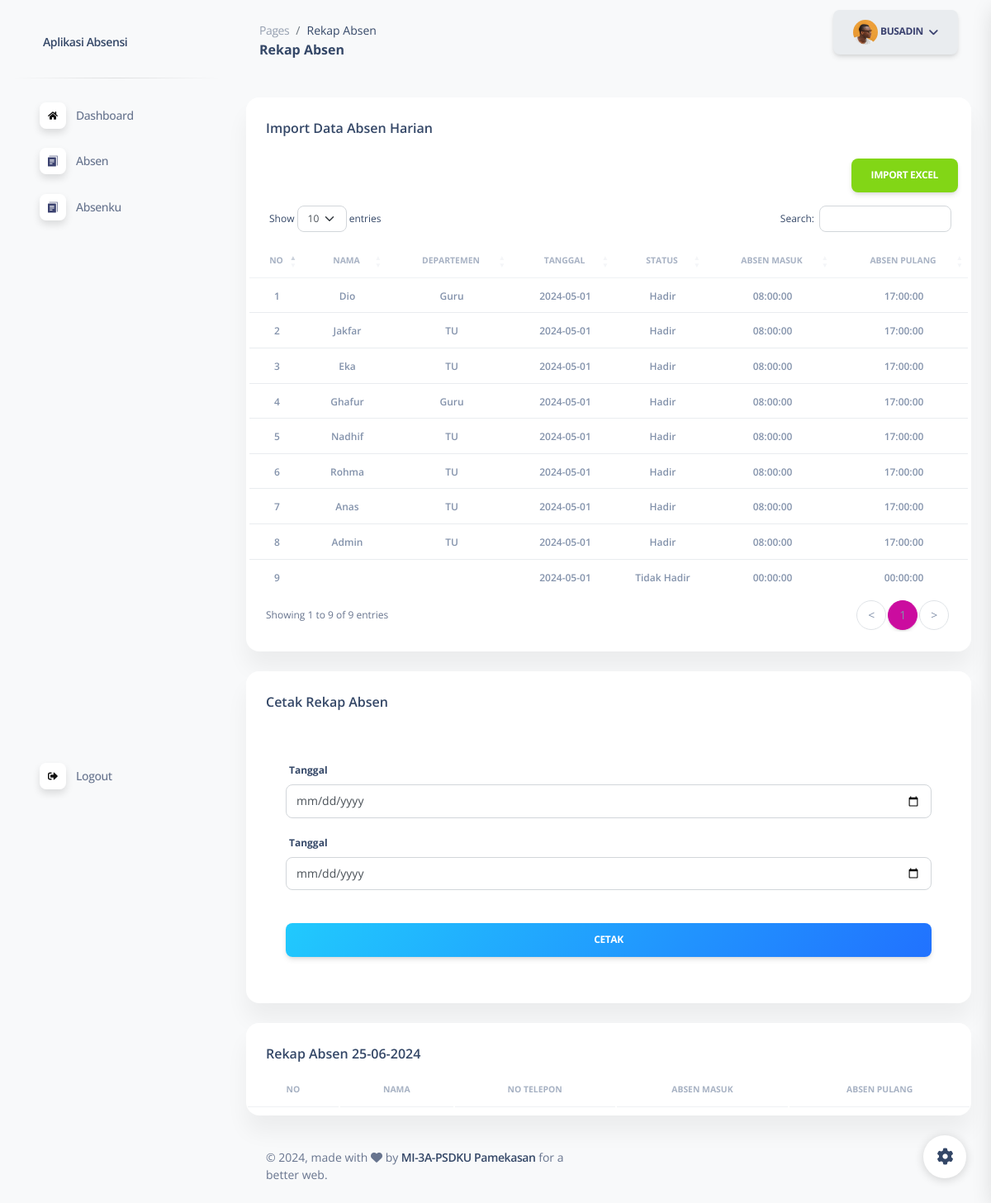
The app's page /user/index.php?page=rekapabsen (signed in) with its own data.
### tables this page shows
CREATE TABLE `pegawai` (
  `id_user` int(11) NOT NULL,
  `nik` varchar(100) NOT NULL,
  `username` varchar(225) NOT NULL,
  `password` varchar(225) NOT NULL,
  `nama_guru` varchar(255) NOT NULL,
  `tmp_lahir` varchar(100) NOT NULL,
  `tgl_lahir` varchar(100) NOT NULL,
  `alamat` varchar(100) NOT NULL,
  `jk` varchar(200) NOT NULL,
  `agama` varchar(100) NOT NULL,
  `nuptk` varchar(225) NOT NULL,
  `tlp` varchar(20) NOT NULL,
  `status_guru` varchar(100) NOT NULL,
  `role` int(11) NOT NULL
);

CREATE TABLE `laporan` (
  `id` int(11) NOT NULL,
  `nama` varchar(100) NOT NULL,
  `departemen` varchar(100) NOT NULL,
  `tanggal` date NOT NULL,
  `status` varchar(20) NOT NULL,
  `jam_masuk` time NOT NULL,
  `jam_keluar` time NOT NULL
);

### user/page/rekapabsen.php (the view, shortened to what this page needs)
<!DOCTYPE html>
<html lang="en">
<head>
</head>
<body>
<div class="row">
 <div class="col-12">
  <div class="card mb-4">
   <div class="card-header pb-0">
    <h6>Import Data Absen Harian</h6>
   </div>
   <div class="card-body px-0 pt-0 pb-2">
        <div class="row p-3">
            <div class="col-md-12 head">
                <div class="float-end">
                    <a href="javascript:void(0);" class="btn btn-success" onclick="formToggle('importFrm');"><i class="plus"></i> Import Excel</a>
                </div>
            </div>
    <div class="table-responsive p-0">
     <table id="example" class="table align-items-center mb-0">
     <thead>
        <tr>
            <th class="text-center text-uppercase text-secondary text-xxs font-weight-bolder opacity-7">No</th>
            <th class="text-center text-uppercase text-secondary text-xxs font-weight-bolder opacity-7">Nama</th>
            <th class="text-center text-uppercase text-secondary text-xxs font-weight-bolder opacity-7">Departemen</th>
            <th class="text-center text-uppercase text-secondary text-xxs font-weight-bolder opacity-7">Tanggal</th>
            <th class="text-center text-uppercase text-secondary text-xxs font-weight-bolder opacity-7">Status</th>
            <th class="text-center text-uppercase text-secondary text-xxs font-weight-bolder opacity-7">Absen Masuk</th>
            <th class="text-center text-uppercase text-secondary text-xxs font-weight-bolder opacity-7">Absen Pulang</th>
        </tr>
        </thead>
        <tbody>
        <?php
        $result = $conn->query("SELECT * FROM laporan");
        if($result->num_rows > 0){ $i=0;
            while($row = $result->fetch_assoc()){ $i++;
        ?>
            <tr>
                <td class="align-middle text-center"><span class="text-secondary text-xs font-weight-bold"><?php echo $i; ?></span></td>
                <td class="align-middle text-center"><span class="text-secondary text-xs font-weight-bold"><?php echo $row['nama']; ?></span></td>
                <td class="align-middle text-center"><span class="text-secondary text-xs font-weight-bold"><?php echo $row['departemen']; ?></span></td>
                <td class="align-middle text-center"><span class="text-secondary text-xs font-weight-bold"><?php echo $row['tanggal']; ?></span></td>
                <td class="align-middle text-center"><span class="text-secondary text-xs font-weight-bold"><?php echo $row['status']; ?></span></td>
                <td class="align-middle text-center"><span class="text-secondary text-xs font-weight-bold"><?php echo $row['jam_masuk']; ?></span></td>
                <td class="align-middle text-center"><span class="text-secondary text-xs font-weight-bold"><?php echo $row['jam_keluar']; ?></span></td>
            </tr>
        <?php } }else{ ?>
            <tr><td colspan="7">No absen(s) found...</td></tr>
        <?php } ?>
        </tbody>
     </table>
    </div>
    </div>
    </div>
  </div>
 </div>
</div>
</body>
</html>
<div class="row">
 <div class="col-12">
  <div class="card mb-4">
   <div class="card-header pb-0">
    <h6>Cetak Rekap Absen</h6>
   </div>
   <div class="card-body px-0 pt-0 pb-2">
    <div class="table-responsive p-5">
    <form role="form" action="cetak.php" method="post">
          <label>Tanggal</label>
                    <div class="mb-3">
                      <input type="date" class="form-control" placeholder="Username" name="tanggal1" aria-label="Username" aria-describedby="email-addon">
                    </div>
                    <label>Tanggal</label>
                    <div class="mb-3">
                      <input type="date" class="form-control" placeholder="Password" name="tanggal2" aria-label="Password" aria-describedby="password-addon">
                    </div>
                    <div class="text-center">
                      <button type="submit" class="btn bg-gradient-info w-100 mt-4 mb-0">Cetak</button>
                    </div>
                  </form>
    </div>
   </div>
  </div>
 </div>
</div>
<div class="row">
 <div class="col-12">
  <div class="card mb-4">
   <div class="card-header pb-0">
    <h6>Rekap Absen <?=date('d-m-Y')?></h6>
   </div>
   <div class="card-body px-0 pt-0 pb-2">
    <div class="table-responsive p-0">
     <table id="example" class="table align-items-center mb-0">
      <thead>
       <tr>
        <th class="text-center text-uppercase text-secondary text-xxs font-weight-bolder opacity-7">No</th>
        <th class="text-center text-uppercase text-secondary text-xxs font-weight-bolder opacity-7">Nama</th>
        <th class="text-center text-uppercase text-secondary text-xxs font-weight-bolder opacity-7">No Telepon</th>
        <th class="text-center text-uppercase text-secondary text-xxs font-weight-bolder opacity-7">Absen Masuk</th>
        <th class="text-center text-uppercase text-secondary text-xxs font-weight-bolder opacity-7">Absen Pulang</th>
       </tr>
      </thead>
     </table>
    </div>
   </div>
  </div>
 </div>
</div>

### user/index.php (shortened to what this page needs)
<?php
include("temp/header.php");
$page_title = "Dashboard";
$id = $_SESSION['user_id'];
       $query3 = "SELECT * FROM pegawai WHERE id_user='$id'";
       $sql3 = mysqli_query($conn, $query3);
       $data = mysqli_fetch_array($sql3);
if (isset($_GET['page'])) {
    switch ($_GET['page']) {
        case "rekapabsen":
            $page_title = "Rekap Absen";
            break;
    }
}
?>
<main class="main-content position-relative max-height-vh-100 h-100 border-radius-lg ">
 <nav class="navbar navbar-main navbar-expand-lg px-0 mx-4 shadow-none border-radius-xl" id="navbarBlur" navbar-scroll="true">
  <div class="container-fluid py-1 px-3">
   <nav aria-label="breadcrumb">
    <ol class="breadcrumb bg-transparent mb-0 pb-0 pt-1 px-0 me-sm-6 me-5">
     <li class="breadcrumb-item text-sm"><a class="opacity-5 text-dark" href="javascript:;">Pages</a></li>
     <li class="breadcrumb-item text-sm text-dark active" aria-current="page"><?php echo $page_title; ?></li>
    </ol>
    <h6 class="font-weight-bolder mb-0"><?php echo $page_title; ?></h6>
   </nav>
   <div class="dropdown">
                <a class="btn btn-light dropdown-toggle" href="#" role="button" id="dropdownMenuLink" data-bs-toggle="dropdown" aria-expanded="false">
                    <img src="../assets/img/team-2.jpg" class="rounded-circle" width="30" height="30"> <?php echo $data['username']; ?>
                </a>
            </div>
  </div>
 </nav>
 <div class="container-fluid py-4">
  <?php
  if (isset($_GET['page'])) {
   switch ($_GET['page']) {
    case "rekapabsen":
     include 'page/rekapabsen.php';
     break;
   }
  } else {
   include 'page/home.php';
  }
  ?>
<?php
include("temp/footer.php");
?>

### records on screen
pegawai: username "BUSADIN"
laporan: nama "Dio", departemen "Guru", tanggal "2024-05-01", status "Hadir", jam_masuk "08:00:00", jam_keluar "17:00:00"
laporan: nama "Jakfar", departemen "TU", tanggal "2024-05-01", status "Hadir", jam_masuk "08:00:00", jam_keluar "17:00:00"
laporan: nama "Eka", departemen "TU", tanggal "2024-05-01", status "Hadir", jam_masuk "08:00:00", jam_keluar "17:00:00"
laporan: nama "Ghafur", departemen "Guru", tanggal "2024-05-01", status "Hadir", jam_masuk "08:00:00", jam_keluar "17:00:00"
laporan: nama "Nadhif", departemen "TU", tanggal "2024-05-01", status "Hadir", jam_masuk "08:00:00", jam_keluar "17:00:00"
laporan: nama "Rohma", departemen "TU", tanggal "2024-05-01", status "Hadir", jam_masuk "08:00:00", jam_keluar "17:00:00"
laporan: nama "Anas", departemen "TU", tanggal "2024-05-01", status "Hadir", jam_masuk "08:00:00", jam_keluar "17:00:00"
laporan: nama "Admin", departemen "TU", tanggal "2024-05-01", status "Hadir", jam_masuk "08:00:00", jam_keluar "17:00:00"
laporan: tanggal "2024-05-01", status "Tidak Hadir", jam_masuk "00:00:00", jam_keluar "00:00:00"

### other values on screen
$page_title "Rekap Absen"
